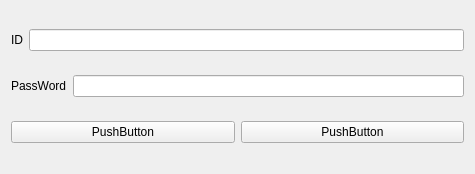
<?xml version="1.0" encoding="UTF-8"?>
<ui version="4.0">
 <class>Widget</class>
 <widget class="QWidget" name="Widget">
  <property name="geometry">
   <rect>
    <x>0</x>
    <y>0</y>
    <width>475</width>
    <height>174</height>
   </rect>
  </property>
  <property name="windowTitle">
   <string>Widget</string>
  </property>
  <layout class="QHBoxLayout" name="horizontalLayout_4">
   <item>
    <layout class="QVBoxLayout" name="verticalLayout">
     <item>
      <layout class="QHBoxLayout" name="horizontalLayout">
       <item>
        <widget class="QLabel" name="label">
         <property name="text">
          <string>ID</string>
         </property>
        </widget>
       </item>
       <item>
        <widget class="QLineEdit" name="lineEdit"/>
       </item>
      </layout>
     </item>
     <item>
      <layout class="QHBoxLayout" name="horizontalLayout_2">
       <item>
        <widget class="QLabel" name="label_2">
         <property name="text">
          <string>PassWord</string>
         </property>
        </widget>
       </item>
       <item>
        <widget class="QLineEdit" name="lineEdit_2"/>
       </item>
      </layout>
     </item>
     <item>
      <layout class="QHBoxLayout" name="horizontalLayout_3">
       <item>
        <widget class="QPushButton" name="pushButton_2">
         <property name="text">
          <string>PushButton</string>
         </property>
        </widget>
       </item>
       <item>
        <widget class="QPushButton" name="pushButton">
         <property name="text">
          <string>PushButton</string>
         </property>
        </widget>
       </item>
      </layout>
     </item>
    </layout>
   </item>
  </layout>
 </widget>
 <resources/>
 <connections/>
</ui>
